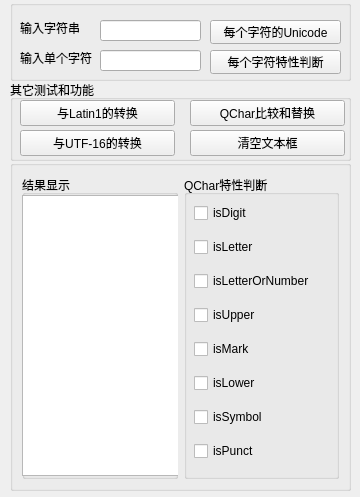
<?xml version="1.0" encoding="UTF-8"?>
<ui version="4.0">
 <class>Widget</class>
 <widget class="QWidget" name="Widget">
  <property name="geometry">
   <rect>
    <x>0</x>
    <y>0</y>
    <width>360</width>
    <height>497</height>
   </rect>
  </property>
  <property name="sizePolicy">
   <sizepolicy hsizetype="Preferred" vsizetype="Preferred">
    <horstretch>1</horstretch>
    <verstretch>0</verstretch>
   </sizepolicy>
  </property>
  <property name="windowTitle">
   <string>QChar常用功能</string>
  </property>
  <widget class="QGroupBox" name="groupBox_ButtosFunc">
   <property name="geometry">
    <rect>
     <x>10</x>
     <y>80</y>
     <width>341</width>
     <height>81</height>
    </rect>
   </property>
   <property name="sizePolicy">
    <sizepolicy hsizetype="Preferred" vsizetype="Preferred">
     <horstretch>0</horstretch>
     <verstretch>1</verstretch>
    </sizepolicy>
   </property>
   <property name="title">
    <string>其它测试和功能</string>
   </property>
   <widget class="QPushButton" name="pushButton_ClearText">
    <property name="geometry">
     <rect>
      <x>180</x>
      <y>50</y>
      <width>155</width>
      <height>26</height>
     </rect>
    </property>
    <property name="text">
     <string>清空文本框</string>
    </property>
   </widget>
   <widget class="QPushButton" name="pushButton_QCharToLatin1">
    <property name="geometry">
     <rect>
      <x>10</x>
      <y>20</y>
      <width>155</width>
      <height>26</height>
     </rect>
    </property>
    <property name="text">
     <string>与Latin1的转换</string>
    </property>
   </widget>
   <widget class="QPushButton" name="pushButton_QCharCompare">
    <property name="geometry">
     <rect>
      <x>180</x>
      <y>20</y>
      <width>155</width>
      <height>26</height>
     </rect>
    </property>
    <property name="text">
     <string>QChar比较和替换</string>
    </property>
   </widget>
   <widget class="QPushButton" name="pushButton_QCharToUTF">
    <property name="geometry">
     <rect>
      <x>10</x>
      <y>50</y>
      <width>155</width>
      <height>26</height>
     </rect>
    </property>
    <property name="text">
     <string>与UTF-16的转换</string>
    </property>
   </widget>
  </widget>
  <widget class="QGroupBox" name="groupBox">
   <property name="geometry">
    <rect>
     <x>10</x>
     <y>160</y>
     <width>341</width>
     <height>331</height>
    </rect>
   </property>
   <property name="title">
    <string/>
   </property>
   <layout class="QHBoxLayout" name="horizontalLayout">
    <item>
     <widget class="QGroupBox" name="groupBox_result">
      <property name="title">
       <string>结果显示</string>
      </property>
      <widget class="QPlainTextEdit" name="plainTextEdit">
       <property name="geometry">
        <rect>
         <x>0</x>
         <y>20</y>
         <width>161</width>
         <height>281</height>
        </rect>
       </property>
      </widget>
     </widget>
    </item>
    <item>
     <widget class="QGroupBox" name="groupBox_ChkBox">
      <property name="title">
       <string>QChar特性判断</string>
      </property>
      <widget class="QWidget" name="">
       <property name="geometry">
        <rect>
         <x>10</x>
         <y>20</y>
         <width>141</width>
         <height>281</height>
        </rect>
       </property>
       <layout class="QVBoxLayout" name="verticalLayout">
        <item>
         <widget class="QCheckBox" name="checkBox_isDigit">
          <property name="text">
           <string>isDigit</string>
          </property>
         </widget>
        </item>
        <item>
         <widget class="QCheckBox" name="checkBox_isLetter">
          <property name="text">
           <string>isLetter</string>
          </property>
         </widget>
        </item>
        <item>
         <widget class="QCheckBox" name="checkBox_isLetterOrNumber">
          <property name="text">
           <string>isLetterOrNumber</string>
          </property>
         </widget>
        </item>
        <item>
         <widget class="QCheckBox" name="checkBox_isUpper">
          <property name="text">
           <string>isUpper</string>
          </property>
         </widget>
        </item>
        <item>
         <widget class="QCheckBox" name="checkBox_isMark">
          <property name="text">
           <string>isMark</string>
          </property>
         </widget>
        </item>
        <item>
         <widget class="QCheckBox" name="checkBox_isLower">
          <property name="text">
           <string>isLower</string>
          </property>
         </widget>
        </item>
        <item>
         <widget class="QCheckBox" name="checkBox_isSymbol">
          <property name="text">
           <string>isSymbol</string>
          </property>
         </widget>
        </item>
        <item>
         <widget class="QCheckBox" name="checkBox_isPunct">
          <property name="text">
           <string>isPunct</string>
          </property>
         </widget>
        </item>
       </layout>
      </widget>
     </widget>
    </item>
   </layout>
  </widget>
  <widget class="QGroupBox" name="groupBox_2">
   <property name="geometry">
    <rect>
     <x>10</x>
     <y>0</y>
     <width>341</width>
     <height>81</height>
    </rect>
   </property>
   <property name="title">
    <string/>
   </property>
   <widget class="QLabel" name="label">
    <property name="geometry">
     <rect>
      <x>10</x>
      <y>20</y>
      <width>60</width>
      <height>16</height>
     </rect>
    </property>
    <property name="text">
     <string>输入字符串</string>
    </property>
   </widget>
   <widget class="QLineEdit" name="lineEdit_String">
    <property name="geometry">
     <rect>
      <x>90</x>
      <y>20</y>
      <width>101</width>
      <height>21</height>
     </rect>
    </property>
   </widget>
   <widget class="QPushButton" name="pushButton_QCharUnicode">
    <property name="geometry">
     <rect>
      <x>200</x>
      <y>20</y>
      <width>131</width>
      <height>24</height>
     </rect>
    </property>
    <property name="text">
     <string>每个字符的Unicode</string>
    </property>
    <property name="autoDefault">
     <bool>false</bool>
    </property>
   </widget>
   <widget class="QPushButton" name="pushButton_QCharProperty">
    <property name="geometry">
     <rect>
      <x>200</x>
      <y>50</y>
      <width>131</width>
      <height>24</height>
     </rect>
    </property>
    <property name="text">
     <string>每个字符特性判断</string>
    </property>
   </widget>
   <widget class="QLineEdit" name="lineEdit_Char">
    <property name="geometry">
     <rect>
      <x>90</x>
      <y>50</y>
      <width>101</width>
      <height>21</height>
     </rect>
    </property>
   </widget>
   <widget class="QLabel" name="label_2">
    <property name="geometry">
     <rect>
      <x>10</x>
      <y>50</y>
      <width>72</width>
      <height>16</height>
     </rect>
    </property>
    <property name="text">
     <string>输入单个字符</string>
    </property>
   </widget>
  </widget>
 </widget>
 <resources/>
 <connections/>
</ui>
